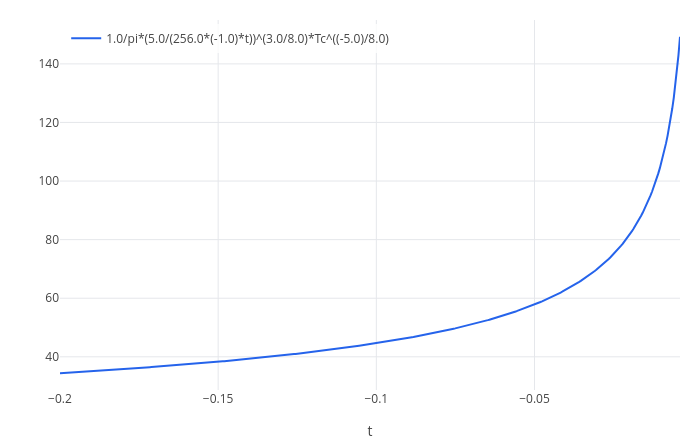

Notebook code for this chart:
### Markdown cell above
A change of about one thousandth of a proton radius. LIGO reaches this by bouncing the light back and forth hundreds of
times, using 200 kW of circulating laser power, and isolating the mirrors from ground vibrations.

## 4. The chirp

Two black holes in orbit lose energy to gravitational waves, so they spiral together, orbiting ever faster. The wave
frequency rises as the merger approaches, a *chirp*. To leading order, a time $\tau$ before the merger the frequency is

$$f = \frac{1}{\pi}\left(\frac{5}{256\,\tau}\right)^{3/8}\left(\frac{G\mathcal M}{c^3}\right)^{-5/8}$$

where $\mathcal M$ is the *chirp mass*. For the first detection, GW150914, $\mathcal M \approx 28$ solar masses, so
$G\mathcal M/c^3 = 28 \times 4.925\,\mu\text{s}$. The frequency during the last 0.2 seconds (time $t = -\tau$):

### Code cell
Tc = 28*4.925e-6;
plot(1/pi*(5/(256*(-t)))^(3/8)*Tc^(-5/8), t, -0.2, -0.004)

### Figure 1 — Plotly figure (JSON) as saved in the notebook; plotly's stock layout.template omitted (floating-point values rounded to 4 significant figures; data arrays with more than 128 entries replaced by an {"elided": "..."} marker saying what was removed)
{"data": [{"line": {"color": "#2563eb", "width": 2}, "mode": "lines", "name": "1.0/pi*(5.0/(256.0*(-1.0)*t))^(3.0/8.0)*Tc^((-5.0)/8.0)", "type": "scatter", "x": {"elided": "402 float values"}, "y": {"elided": "402 float values"}}], "layout": {"height": 440, "legend": {"bgcolor": "rgba(255,255,255,0.8)", "x": 0.01, "y": 0.99}, "margin": {"b": 50, "l": 60, "r": 20, "t": 20}, "showlegend": true, "title": {"text": ""}, "width": 700, "xaxis": {"title": {"text": "t"}, "zeroline": true}, "yaxis": {"range": [28.67, 155.0], "title": {"text": ""}, "zeroline": true}}}
